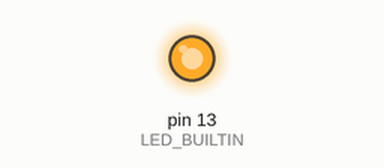
Recording of a sketch running on a simulated Arduino Uno, built with avr-gcc and run on an emulated ATmega328P. Parts: output pins drawn as LEDs (lit = HIGH).

Above: at 0.5 s.
At 40.5 s:
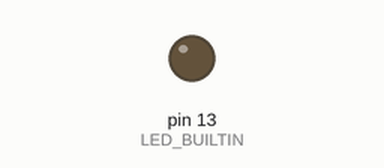
Timing chart, 0 to 44.2 s (numbered marks = the images above):
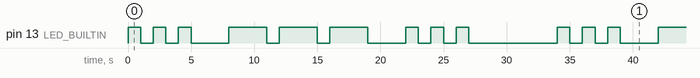

The sketch:

Sketch1_SOS_blink.ino
```cpp
/*SOS Blink, very first project of Clément Leroy, Boat Captain.
 * I'll basicaly just adapt the basic code "Blink" of arduino
 * SOS : three short, three long, three short
 * International Morse Code
 * 1 dash = 3 dots
 * The space between parts of the same letter = 1 dot
 * The space between letters = 3 dots
 * The space between words = 7 dots
 * SOS : ...---...
 * three dots, three dashes, three dots
 *
 * In this code one dot = one second
 *
 */
void setup() {
  // initialize digital pin LED_BUILTIN as an output.
  pinMode(LED_BUILTIN, OUTPUT);
}

void loop() {
  /*
   * Letter "S" : Three dots
   */
  digitalWrite(LED_BUILTIN, HIGH);   // light on,
  delay(1000);                       // wait for a second,
  digitalWrite(LED_BUILTIN, LOW);    // Light off
  delay(1000);                       // wait for a second
   /* That's the first dot*/
  digitalWrite(LED_BUILTIN, HIGH);   // light on
  delay(1000);                       // wait for a second,
  digitalWrite(LED_BUILTIN, LOW);    // Light off
  delay(1000);                       // wait for a second
   /* That's the second dot*/
 digitalWrite(LED_BUILTIN, HIGH);   // light on
  delay(1000);                       // wait for a second,
  digitalWrite(LED_BUILTIN, LOW);    // Light off
/* That's the third dot, now wait for three second for the end of the letter*/
  delay(3000);                       // wait for three second
  /*
  *Now Letter "O" : Three Dashes
  */
  digitalWrite(LED_BUILTIN, HIGH);   // light on, first dash
  delay(3000);                       // wait for three seconds
  digitalWrite(LED_BUILTIN, LOW);    // Light off
  delay(1000);                       // wait for a second
  digitalWrite(LED_BUILTIN, HIGH);   // light on, second dash
  delay(3000);                       // wait for three seconds
  digitalWrite(LED_BUILTIN, LOW);    // Light off
  delay(1000);                       // wait for a second
  digitalWrite(LED_BUILTIN, HIGH);   // light on, third dash
  delay(3000);                       // wait for three seconds
  digitalWrite(LED_BUILTIN, LOW);    // Light off
  delay(3000);                       // end of the letter, wait for three second
  /*
   * Letter "S" : Three dots
   */
  digitalWrite(LED_BUILTIN, HIGH);   // light on,
  delay(1000);                       // wait for a second,
  digitalWrite(LED_BUILTIN, LOW);    // Light off
  delay(1000);                       // wait for a second
   /* That's the first dot*/
  digitalWrite(LED_BUILTIN, HIGH);   // light on
  delay(1000);                       // wait for a second,
  digitalWrite(LED_BUILTIN, LOW);    // Light off
  delay(1000);                       // wait for a second
   /* That's the second dot*/
 digitalWrite(LED_BUILTIN, HIGH);   // light on
  delay(1000);                       // wait for a second,
  digitalWrite(LED_BUILTIN, LOW);    // Light off
/* That's the third dot, wait for 7 seconds for the end of the word*/
  delay(7000);                       // wait for seven seconds

}
```

Measured:
- by itself, pin 13 (LED_BUILTIN): repeats every 34.0 s: 2 × (LOW 1.0 s, HIGH 1.0 s), LOW 3.0 s, 2 × (HIGH 3.0 s, LOW 1.0 s), HIGH 3.0 s, LOW 3.0 s, 2 × (HIGH 1.0 s, LOW 1.0 s), HIGH 1.0 s, LOW 7.0 s, HIGH 1.0 s
- by itself, everything shown: repeats every 34.0 s, in 18 steps
